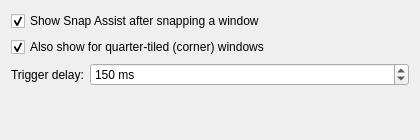
<?xml version="1.0" encoding="UTF-8"?>
<ui version="4.0">
 <class>KWin::SnapAssistConfigForm</class>
 <widget class="QWidget" name="KWin::SnapAssistConfigForm">
  <property name="geometry">
   <rect>
    <x>0</x>
    <y>0</y>
    <width>420</width>
    <height>140</height>
   </rect>
  </property>
  <property name="windowTitle">
   <string>Snap Assist</string>
  </property>
  <layout class="QFormLayout" name="formLayout">
   <item row="0" column="0" colspan="2">
    <widget class="QCheckBox" name="kcfg_Enabled">
     <property name="text">
      <string>Show Snap Assist after snapping a window</string>
     </property>
     <property name="checked">
      <bool>true</bool>
     </property>
    </widget>
   </item>
   <item row="1" column="0" colspan="2">
    <widget class="QCheckBox" name="kcfg_ShowForQuarterTiles">
     <property name="text">
      <string>Also show for quarter-tiled (corner) windows</string>
     </property>
     <property name="checked">
      <bool>true</bool>
     </property>
    </widget>
   </item>
   <item row="2" column="0">
    <widget class="QLabel" name="delayLabel">
     <property name="text">
      <string>Trigger delay:</string>
     </property>
    </widget>
   </item>
   <item row="2" column="1">
    <widget class="QSpinBox" name="kcfg_TriggerDelayMs">
     <property name="suffix">
      <string> ms</string>
     </property>
     <property name="minimum">
      <number>0</number>
     </property>
     <property name="maximum">
      <number>2000</number>
     </property>
     <property name="singleStep">
      <number>50</number>
     </property>
     <property name="value">
      <number>150</number>
     </property>
    </widget>
   </item>
  </layout>
 </widget>
 <resources/>
 <connections/>
</ui>
